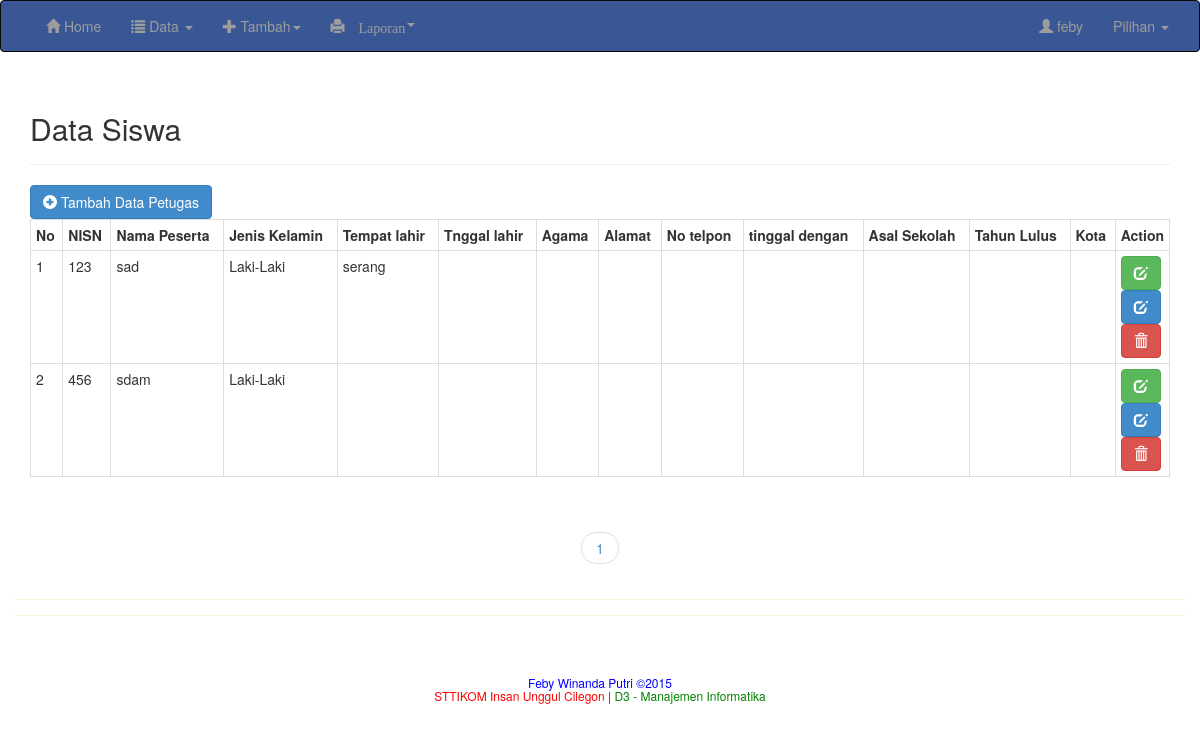
Screenshot of /admin/siswa/index.php (signed in) with the database file from the repository.
### tables this page shows
CREATE TABLE IF NOT EXISTS `tbl_calonpeserta` (
  `nisn` char(11) NOT NULL,
  `nama` varchar(50) DEFAULT NULL,
  `jenis_kelamin` enum('Perempuan','Laki-Laki') DEFAULT NULL,
  `tempat_lahir` varchar(30) DEFAULT NULL,
  `tgl_lahir` date DEFAULT NULL,
  `agama` enum('Islam','Kristen','Budha','Hindu','Lainnya') DEFAULT NULL,
  `kewarganegaraan` varchar(30) DEFAULT NULL,
  `anak_ke` varchar(10) DEFAULT NULL,
  `jumlah_saudara` varchar(30) DEFAULT NULL,
  `alamat_lengkap` text,
  `nomor_tlp` varchar(12) DEFAULT NULL,
  `tinggaldengan` varchar(30) DEFAULT NULL,
  `gol_darah` enum('O','A','B','AB') DEFAULT NULL,
  `asal_sekolah` varchar(30) DEFAULT NULL,
  `tahun_lulus` varchar(10) DEFAULT NULL,
  `kota` varchar(30) DEFAULT NULL,
  `kabupaten` varchar(30) DEFAULT NULL,
  `nama_bapak` varchar(50) DEFAULT NULL,
  `nama_ibu` varchar(50) DEFAULT NULL,
  `nama_wali` varchar(50) DEFAULT NULL,
  `umur_bapak` varchar(15) DEFAULT NULL,
  `umur_ibu` varchar(15) DEFAULT NULL,
  `umur_wali` varchar(15) DEFAULT NULL,
  `agama_bapak` enum('Islam','Kristen','Budha','Hindu','Lainnya') DEFAULT NULL,
  `agama_ibu` enum('Islam','Kristen','Budha','Hindu','Lainnya') DEFAULT NULL,
  `agama_wali` enum('Islam','Kristen','Budha','Hindu','Lainnya') DEFAULT NULL,
  `pendidikan_bapak` varchar(15) DEFAULT NULL,
  `pendidikan_ibu` varchar(15) DEFAULT NULL,
  `pendidikan_wali` varchar(15) DEFAULT NULL,
  `pekerjaan_bapak` varchar(20) DEFAULT NULL,
  `pekerjaan_ibu` varchar(20) DEFAULT NULL,
  `pekerjaan_wali` varchar(20) DEFAULT NULL,
  `alamat_bapak` varchar(50) DEFAULT NULL,
  `alamat_ibu` varchar(50) DEFAULT NULL,
  `alamat_wali` varchar(50) DEFAULT NULL,
  `tlp_bapak` varchar(12) DEFAULT NULL,
  `tlp_ibu` varchar(12) DEFAULT NULL,
  `tlp_wali` varchar(12) DEFAULT NULL,
  `hp_bapak` varchar(12) DEFAULT NULL,
  `hp_ibu` varchar(12) DEFAULT NULL,
  `hp_wali` varchar(12) DEFAULT NULL
);

### objek/calonsiswa.php (called while the page is built, shortened)
<?php
class calonpeserta{
private $connect;
private $table_name = "tbl_calonpeserta";
public function __construct($db) { $this->connect = $db; }
 	 function readAll($from_record_num, $records_per_page){
	    $query = "SELECT * FROM " . $this->table_name . " ORDER BY nisn ASC LIMIT {$from_record_num}, {$records_per_page}";
	    $statement = $this->connect->prepare( $query );
	    $statement->execute();
	    return $statement;
	 	}
}
?>

### admin/siswa/index.php (the view, shortened to what this page needs)
<?php
	$path = $_SERVER['DOCUMENT_ROOT'];
	if($_SESSION['login_user'] != null) {
		$database = new database();
		$db = $database->getConnection();
		include_once $path . '/admin/header.php';
		$page = isset($_GET['page']) ? $_GET['page'] : 1;
		$records_per_page = 100;
		$from_record_num = ($records_per_page * $page) - $records_per_page;
		include_once $_SERVER['DOCUMENT_ROOT'] . '/objek/calonsiswa.php';
		$users = new calonpeserta($db);
		$statement = $users->readAll($from_record_num, $records_per_page);
		$num = $statement->rowCount();
		echo "<div class='container'>";
		echo "<div class='page-header '>";
		echo "<h2>Data Siswa</h2>";
		echo "</div>";
		echo "<div class='right-button-margin'>";
	   	echo "<a href='insert.php' class='btn btn-primary pull-left'><i class='glyphicon glyphicon-plus-sign'></i> Tambah Data Petugas</a>";
		echo "</div>";
		echo "<div class='row'>";
if($num>0){
			echo "<table class='table table-hover table-condensed table-bordered'>";
					echo "<tr>";
					echo "<th>No</th>";
					echo "<th>NISN</th>";
					echo "<th>Nama Peserta</th>";
					echo "<th>Jenis Kelamin</th>";
					echo "<th>Tempat lahir</th>";
					echo "<th>Tnggal lahir</th>";
					echo "<th>Agama</th>";
					echo "<th>Alamat</th>";
					echo "<th>No telpon</th>";
					echo "<th>tinggal dengan</th>";
					echo "<th>Asal Sekolah</th>";
					echo "<th>Tahun Lulus</th>";
					echo "<th>Kota</th>";
					echo "<th>Action</th>";
				echo "</tr>";
				$no = 0;
				while ($row = $statement->fetch(PDO::FETCH_ASSOC)){
					extract($row);
					echo "<tr>";
					$no = $no + 1;
					echo "<td>{$no}</td>";
					echo "<td>{$nisn}</td>";
					echo "<td>{$nama}</td>";
					echo "<td>{$jenis_kelamin}";
					echo"</td>";
					echo "<td>{$tempat_lahir}</td>";
					echo "<td>{$tgl_lahir}</td>";
					echo "<td>{$agama}</td>";
					echo "<td>{$kewarganegaraan}</td>";
					echo "<td>{$alamat_lengkap}</td>";
					echo "<td>{$nomor_tlp}</td>";
					echo "<td>{$asal_sekolah}</td>";
					echo "<td>{$tahun_lulus}</td>";
					echo "<td>{$kota}</td>";
						echo "<td style='width:50px;'>";
							echo "<a href='select.php?id={$nisn}' class='btn btn-success '><i class='glyphicon glyphicon-edit'></i></a>";
							echo "<a href='update.php?id={$nisn}' class='btn btn-primary '><i class='glyphicon glyphicon-edit'></i></a>";
							echo "<a kode='{$nisn}' class='btn btn-danger delete-object'><i class='glyphicon glyphicon-trash'></i></a>";
						echo "</td>";
					echo "</tr>";
					}
			echo "</table>";
				echo "<div class='row text-center'>";
				echo "</div>";
			echo "</div>";
			echo "</div>";
		}
		else {
			echo "<div>Data Tidak Ada</div>";
		}
		include_once $path . '/admin/footer.php';
	}
	else {
		header("location:/admin/error.php");
	}
?>

### css/mystyle.css (style rules this page uses)
.container { background:white; }
.row { background:; padding:15px; border-bottom:1px solid beige; }

### rows the page displays
tbl_calonpeserta: nisn "123", nama "sad", jenis_kelamin "Laki-Laki", tempat_lahir "serang"
tbl_calonpeserta: nisn "456", nama "sdam", jenis_kelamin "Laki-Laki"

### other values shown
$cetak "feby"
